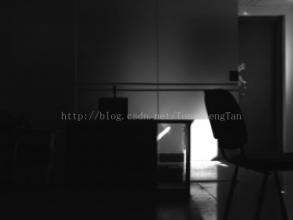
%> input picture Digital Image Processing/Homomorphic Filtering and Butterworth Filter/同态滤波/office.jpg, 293 x 220 px
$ octave Butterworth.m   (GNU Octave 9; MATLAB toolbox functions it lacks are replaced by stand-ins)
%> lines starting %> are read from the running program, lines starting %| are printed output that depends on the picture
src_rgb=imread('office.jpg');
%> src_rgb is the input picture: size 220x293x3 uint8; min 0, max 255, mean 34.8
%rgb图像转成gray
src=double(rgb2gray(src_rgb));
[m,n]=size(src);
%> m = 220; n = 293
[N,M]=meshgrid(1:n,1:m);

%图像乘以(-1)^(x+y)  中心变换
src_trans=src.*(-1).^(M+N);
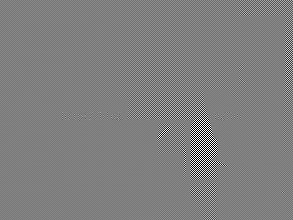
%> src_trans: size 220x293 double; min -255, max 255, mean 0; drawn with min black and max white

% fft2 傅里叶变换
FF = fft2(src_trans);

P=m/2;
%> P = 110
Q=n/2;
%> Q = 146.5
D=[1,2,4,8];
rank=1;
G=zeros(m,n);
Butterworth_filter=zeros(m,n);
figure;

for i=1:length(D)
    G = FF;
    %生成Butterworth高通滤波器
    Butterworth_filter =  1./ ( 1 + ( D(i) ./ sqrt((M-P).^2 + (N-Q).^2) ) .^(2*rank) ) ;
    %高通滤波
    G = G .* Butterworth_filter;
    %DFT反变换后取实部
    G=ifft2(G);
    G=real(G);
    %图像乘以(-1)^(x+y)  反中心变换
    G=G.*(-1).^(M+N);
    %将图像像素值映射到[0,255]
    MAX=max(max(G));
    MIN=min(min(G));
    G=255.*(G-MIN) ./ (MAX-MIN);
    G=uint8(G);
    subplot(2,2,i);
    imshow(G,[]);title( sprintf('D0=%d',D(i)) );
end
%> this loop made 4 passes
%> (MAX, MIN) on passes 1 to 4: (229.9, -33.28), (205.3, -71.15), (180.3, -106.1), (150.3, -120.6)
%> pass 1, `G=G.*(-1).^(M+N);`:
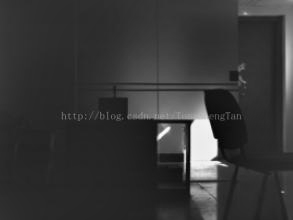
%> G: size 220x293 double; min -33.28, max 229.9, mean 23.9; drawn with min black and max white
%> after the loop:
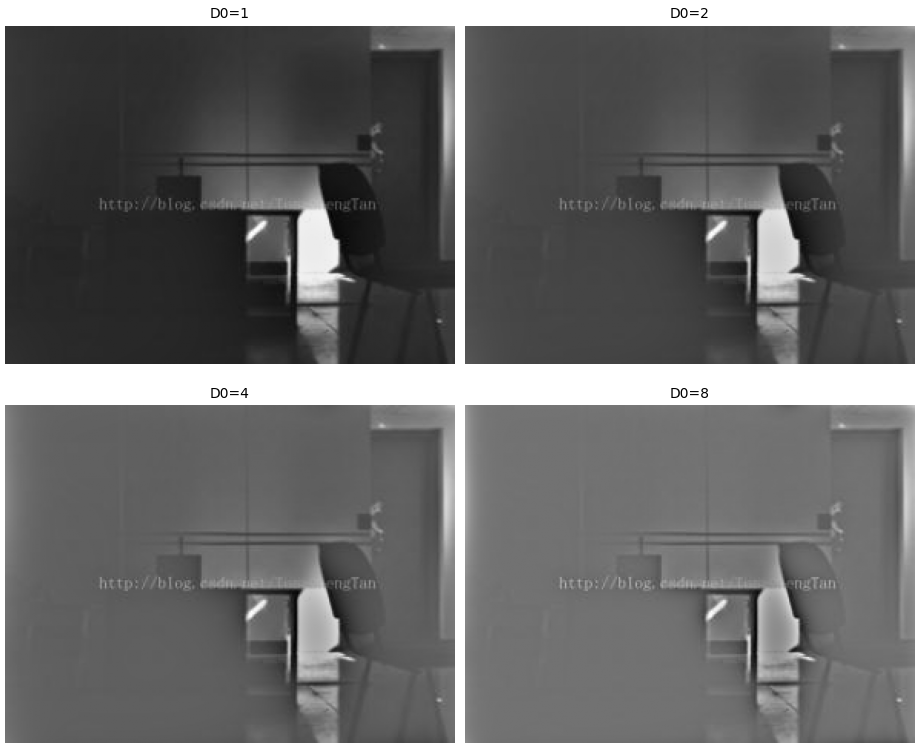
%> figure redrawn from the program's plot data, 4 panels
